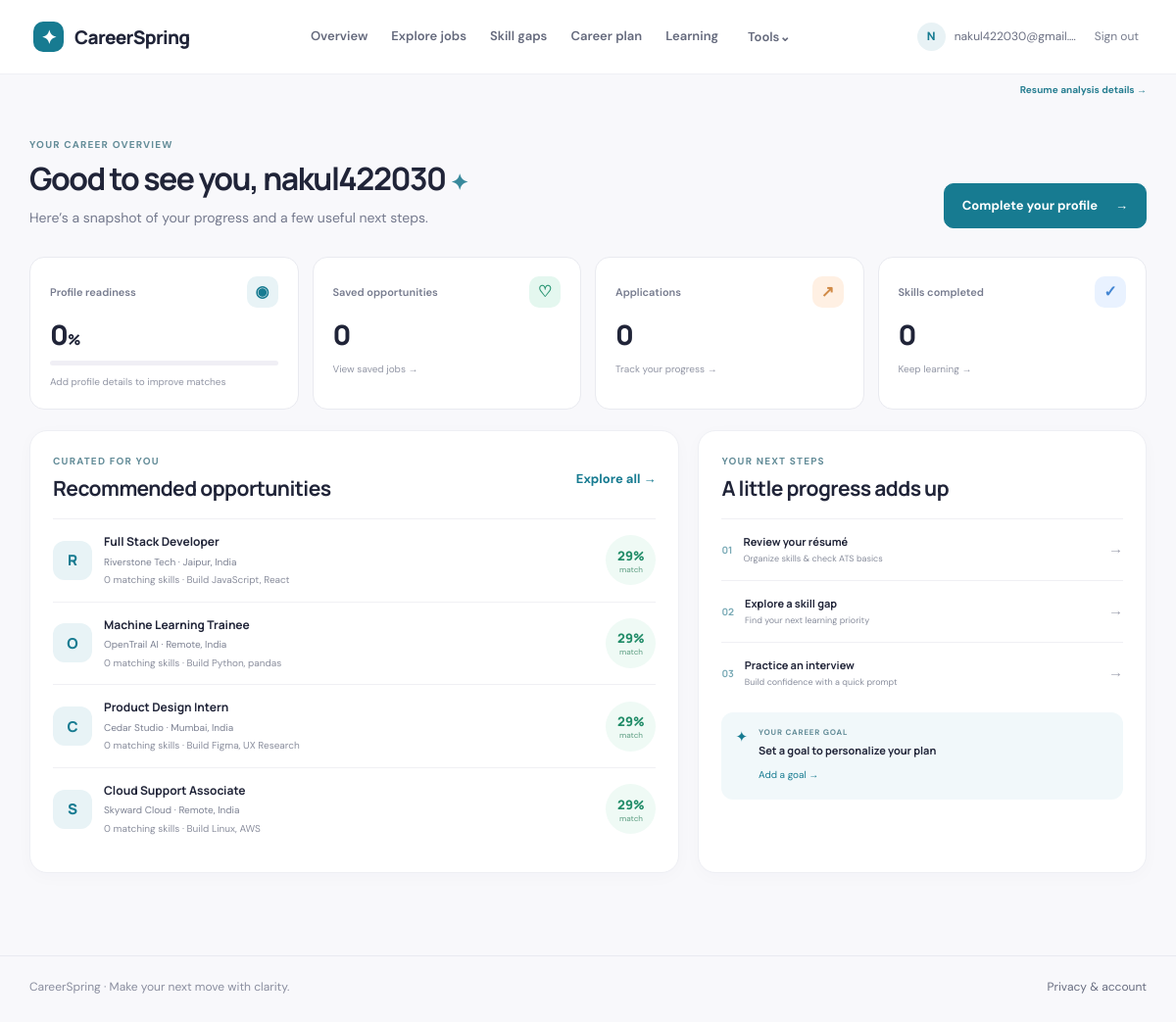
/dashboard (signed in), run on the app's committed database.
### tables this page shows
CREATE TABLE users(id INTEGER PRIMARY KEY, email TEXT UNIQUE NOT NULL, password TEXT NOT NULL, role TEXT NOT NULL DEFAULT 'user', created_at TEXT NOT NULL);

CREATE TABLE profiles(user_id INTEGER PRIMARY KEY REFERENCES users(id) ON DELETE CASCADE, full_name TEXT DEFAULT '', headline TEXT DEFAULT '', education TEXT DEFAULT '', experience_years REAL DEFAULT 0, technical_skills TEXT DEFAULT '', soft_skills TEXT DEFAULT '', interests TEXT DEFAULT '', preferred_roles TEXT DEFAULT '', preferred_location TEXT DEFAULT '', experience_level TEXT DEFAULT 'Entry-level', employment_type TEXT DEFAULT 'Any', career_goal TEXT DEFAULT '', country TEXT DEFAULT 'India', resume_text TEXT DEFAULT '', resume_filename TEXT DEFAULT '', resume_consent INTEGER DEFAULT 0, updated_at TEXT);

CREATE TABLE jobs(id INTEGER PRIMARY KEY, title TEXT NOT NULL, company TEXT NOT NULL, location TEXT DEFAULT '', employment_type TEXT DEFAULT 'Full-time', experience_level TEXT DEFAULT 'Entry-level', qualification TEXT DEFAULT '', description TEXT DEFAULT '', skills TEXT DEFAULT '', apply_url TEXT DEFAULT '', salary TEXT DEFAULT '', created_at TEXT NOT NULL);

### app.py (the view)
@app.route("/dashboard")
@login_required
def dashboard():
    p=profile(); recs=recommendations(p)[:4]; uid=session["user_id"]
    counts={"saved":db().execute("SELECT COUNT(*) FROM saved_jobs WHERE user_id=?",(uid,)).fetchone()[0],"applications":db().execute("SELECT COUNT(*) FROM applications WHERE user_id=?",(uid,)).fetchone()[0],"learning":db().execute("SELECT COUNT(*) FROM learning_items WHERE user_id=? AND status='Completed'",(uid,)).fetchone()[0]}
    apps=db().execute("SELECT status,COUNT(*) n FROM applications WHERE user_id=? GROUP BY status",(uid,)).fetchall()
    readiness=round(sum(bool(p.get(k)) for k in ["full_name","education","technical_skills","preferred_roles","career_goal"])*20)
    return render_template("dashboard.html",p=p,recs=recs,counts=counts,apps=apps,readiness=readiness,skills=parse_skills(p["technical_skills"]),learning=db().execute("SELECT * FROM learning_items WHERE user_id=? ORDER BY id DESC LIMIT 5",(uid,)).fetchall())

### app.py (called while the page is built, shortened)
def db():
    if "db" not in g:
        g.db = sqlite3.connect(app.config["DATABASE"])
        g.db.row_factory = sqlite3.Row
        g.db.execute("PRAGMA foreign_keys=ON")
    return g.db

def current_user():
    if "user_id" not in session: return None
    return db().execute("SELECT * FROM users WHERE id=?", (session["user_id"],)).fetchone()

def login_required(fn):
    @wraps(fn)
    def wrapped(*args, **kwargs):
        if not current_user(): flash("Please sign in to continue.", "info"); return redirect(url_for("login"))
        return fn(*args, **kwargs)
    return wrapped

@app.before_request
def csrf_guard():
    if request.method == "POST":
        token = session.get("csrf_token")
        supplied = request.form.get("csrf_token") or request.headers.get("X-CSRF-Token")
        if not token or not supplied or not secrets.compare_digest(token, supplied): abort(400, "Invalid security token. Refresh and try again.")

@app.context_processor
def inject_globals():
    if "csrf_token" not in session: session["csrf_token"] = secrets.token_urlsafe(32)
    return {"current_user": current_user(), "csrf_token": session["csrf_token"], "year": datetime.now().year, "parse_skills": parse_skills, "categorize": categorize}

def parse_skills(value):
    if isinstance(value, (list,tuple,set)): parts = value
    else: parts = re.split(r"[,;\n|]+", value or "")
    seen, out = set(), []
    for part in parts:
        skill = re.sub(r"\s+", " ", str(part)).strip()
        key = skill.casefold()
        if skill and key not in seen: seen.add(key); out.append(skill)
    return out

def profile(user_id=None):
    user_id = user_id or session.get("user_id")
    row = db().execute("SELECT * FROM profiles WHERE user_id=?", (user_id,)).fetchone()
    return dict(row) if row else {"user_id":user_id,"full_name":"","headline":"","education":"","experience_years":0,"technical_skills":"","soft_skills":"","interests":"","preferred_roles":"","preferred_location":"","experience_level":"Entry-level","employment_type":"Any","career_goal":"","country":"India","resume_text":"","resume_filename":"","resume_consent":0}

def tokens(text):
    return [w for w in re.findall(r"[a-z0-9+#.]+",(text or "").casefold()) if len(w)>1 and w not in STOP_WORDS]

def job_document(job):
    return " ".join(str(job[k] or "") for k in ("title","description","skills","qualification"))

def tfidf_similarity(left, right):
    a,b=Counter(tokens(left)),Counter(tokens(right))
    if not a or not b: return 0.0

### templates/dashboard.html
{% extends 'base.html' %}{% block title %}Your career overview{% endblock %}{% block content %}<div class="page-head dash-head"><div><div class="eyebrow">YOUR CAREER OVERVIEW</div><h1>Good to see you, {{ (p.full_name.split(' ')[0] if p.full_name else current_user.email.split('@')[0]) }} <span class="wave">✦</span></h1><p>Here’s a snapshot of your progress and a few useful next steps.</p></div><a class="button" href="{{ url_for('profile_page') }}">{{ 'Complete your profile' if readiness<80 else 'Update profile' }} <span>→</span></a></div>
<section class="stats-grid"><article class="stat-card"><div class="stat-top"><span>Profile readiness</span><span class="stat-icon purple">◉</span></div><div class="stat-value">{{ readiness }}<small>%</small></div><div class="progress"><i style="width:{{ readiness }}%"></i></div><small class="stat-foot">{{ 'Add profile details to improve matches' if readiness<80 else 'Your profile is looking good' }}</small></article><article class="stat-card"><div class="stat-top"><span>Saved opportunities</span><span class="stat-icon green">♡</span></div><div class="stat-value">{{ counts.saved }}</div><a class="stat-foot stat-anchor" href="{{ url_for('saved') }}">View saved jobs →</a></article><article class="stat-card"><div class="stat-top"><span>Applications</span><span class="stat-icon orange">↗</span></div><div class="stat-value">{{ counts.applications }}</div><a class="stat-foot stat-anchor" href="{{ url_for('applications') }}">Track your progress →</a></article><article class="stat-card"><div class="stat-top"><span>Skills completed</span><span class="stat-icon blue">✓</span></div><div class="stat-value">{{ counts.learning }}</div><a class="stat-foot stat-anchor" href="{{ url_for('learning') }}">Keep learning →</a></article></section>
<section class="dashboard-grid"><div class="panel recommendations-panel"><div class="panel-head"><div><span class="eyebrow">CURATED FOR YOU</span><h2>Recommended opportunities</h2></div><a class="text-link" href="{{ url_for('jobs') }}">Explore all →</a></div>{% for r in recs %}<a class="recommend-row" href="{{ url_for('job_detail',job_id=r.job.id) }}"><div class="company-mark">{{ r.job.company[0] }}</div><div class="rec-info"><strong>{{ r.job.title }}</strong><span>{{ r.job.company }} · {{ r.job.location }}</span><small>{{ r.matched|length }} matching skills{% if r.missing %} · Build {{ r.missing[:2]|join(', ') }}{% endif %}</small></div><div class="match-badge">{{ r.score }}%<small>match</small></div></a>{% else %}<div class="empty-state">Add skills and a target role to get personalized matches. <a href="{{ url_for('profile_page') }}">Update your profile →</a></div>{% endfor %}</div>
<aside class="panel next-panel"><div class="panel-head"><div><span class="eyebrow">YOUR NEXT STEPS</span><h2>A little progress adds up</h2></div></div><a class="action-row" href="{{ url_for('resume') }}"><span class="action-num">01</span><span><b>Review your résumé</b><small>Organize skills & check ATS basics</small></span><span>→</span></a><a class="action-row" href="{{ url_for('skill_gap') }}"><span class="action-num">02</span><span><b>Explore a skill gap</b><small>Find your next learning priority</small></span><span>→</span></a><a class="action-row" href="{{ url_for('interview') }}"><span class="action-num">03</span><span><b>Practice an interview</b><small>Build confidence with a quick prompt</small></span><span>→</span></a><div class="goal-note"><span>✦</span><div><small>YOUR CAREER GOAL</small><strong>{{ p.career_goal or 'Set a goal to personalize your plan' }}</strong>{% if not p.career_goal %}<a href="{{ url_for('profile_page') }}">Add a goal →</a>{% endif %}</div></div></aside></section>
{% endblock %}

### templates/base.html (shortened to what this page needs)
<!doctype html>
<html lang="en">
<head><link rel="stylesheet" href="{{ url_for('static',filename='style.css') }}"><link rel="stylesheet" href="{{ url_for('static',filename='extras.css') }}"></head>
<body>
<header class="topbar"><a class="brand" href="{{ url_for('index') }}"><span class="brand-icon">✦</span> CareerSpring</a>{% if current_user %}<nav class="nav"><a href="{{ url_for('dashboard') }}">Overview</a><a href="{{ url_for('jobs') }}">Explore jobs</a><a href="{{ url_for('skill_gap') }}">Skill gaps</a><a href="{{ url_for('career') }}">Career plan</a><a href="{{ url_for('learning') }}">Learning</a><div class="nav-more"><button class="nav-trigger">Tools⌄</button></div></nav><div class="user-menu"><span class="avatar">{{ (current_user.email[0] if current_user else 'U')|upper }}</span><span class="user-email">{{ current_user.email }}</span><form method="post" action="{{ url_for('logout') }}"><button class="link-button">Sign out</button></form></div>{% else %}<nav class="nav"><a href="{{ url_for('login') }}">Sign in</a><a class="button button-small" href="{{ url_for('register') }}">Get started</a></nav>{% endif %}</header>
{% if current_user %}<div class="utility-shortcut"><a href="{{ url_for('resume_insights') }}">Resume analysis details →</a></div>{% endif %}<main class="container">{% block content %}{% endblock %}</main>
<footer class="footer"><span>CareerSpring · Make your next move with clarity.</span><a href="{{ url_for('profile_page') if current_user else url_for('index') }}">Privacy & account</a></footer>
</body></html>

### static/extras.css (style rules this page uses)
.utility-shortcut { display:flex;justify-content:flex-end;gap:18px;max-width:1200px;margin:0 auto;padding:8px 30px 0;font-size:10px }
.utility-shortcut a { color:#277e91;font-weight:700 }

### data on the page
users: email "N", email "nakul422030@gmail.…"
profiles: full_name.email "nakul422030", career_goal "Set a goal to personalize your plan"
jobs: job "R", job "Full Stack Developer", job.company "Riverstone Tech", job.location "Jaipur, India"
jobs: job "O", job "Machine Learning Trainee", job.company "OpenTrail AI", job.location "Remote, India"
jobs: job "C", job "Product Design Intern", job.company "Cedar Studio", job.location "Mumbai, India"
jobs: job "S", job "Cloud Support Associate", job.company "Skyward Cloud", job.location "Remote, India"

### other printed values
{{ 'Complete your profile' if readiness<80 else 'Update profile' }} "Complete your profile"
{{ readiness }} "0"
{{ counts.saved }} "0"
{{ counts.applications }} "0"
{{ counts.learning }} "0"
{{ r.matched|length }} "0" "0" "0" "0"
{{ r.missing[:2]|join(', ') }} "JavaScript, React" "Python, pandas" "Figma, UX Research" "Linux, AWS"
{{ r.score }} "29" "29" "29" "29"
